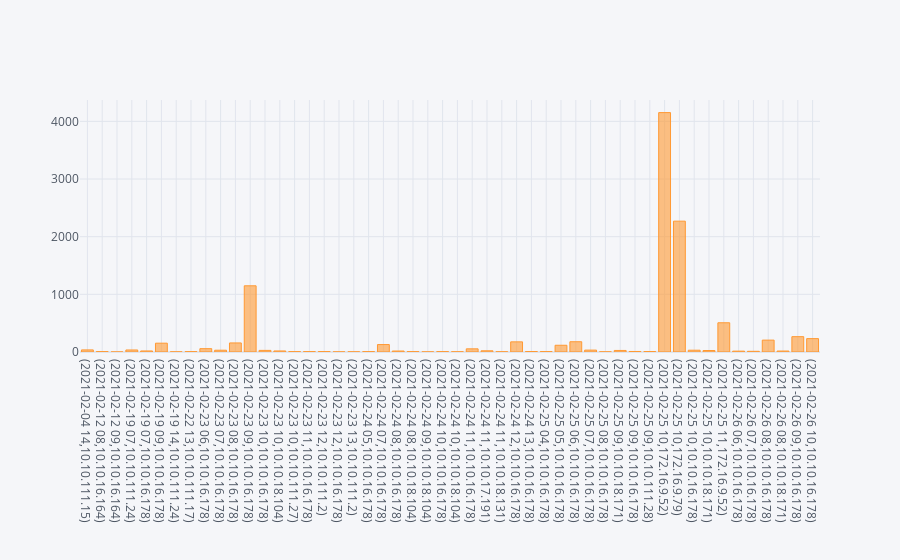

The cell this chart's notebook holds for it:
### Code cell
req_per_min_per_ip = df.groupby('Datetime')['src_ip'].value_counts().head(50)
req_per_min_per_ip.iplot(kind = 'bar')
